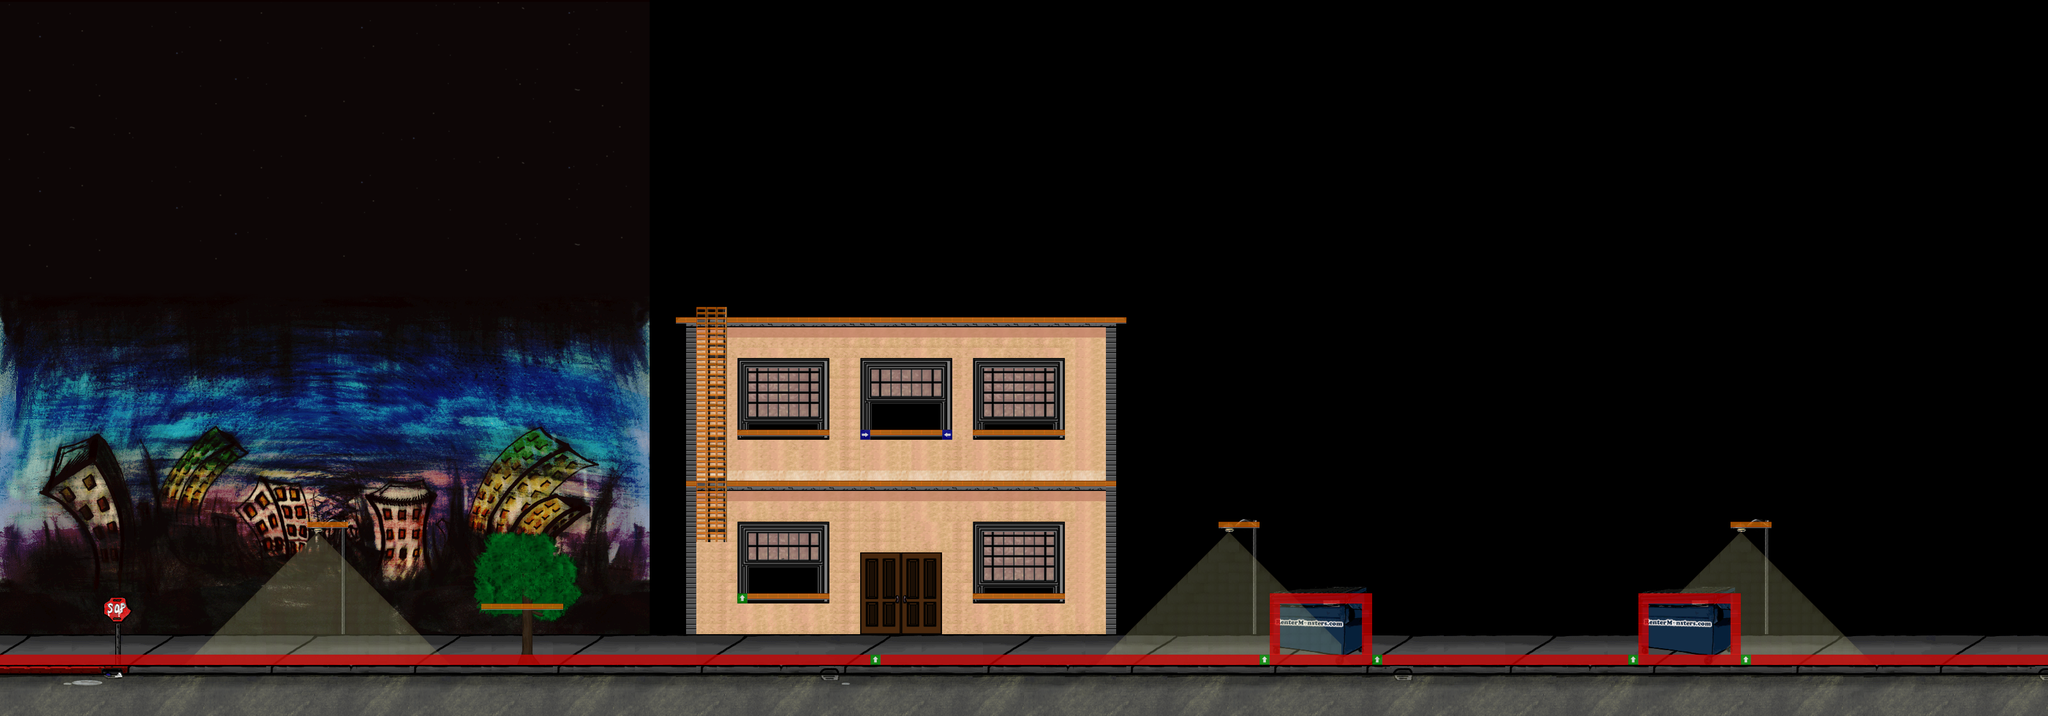

A 2D game scene composited from a Tiled map and its tileset images. What follows is a short description and the map's XML, with each tile layer's data collapsed to a summary:
An orthogonal 200x70 tile map with 16x16 px tiles, 10 tile layers (background_street, background_layer, background_detail_bottom, background_textures, ...), 5 tilesets, 1 image layer and 36 objects (18x EnemyEntity_zombie, 6x Collectible_01_Entity, 6x EnemyEntity_mummy, mainPlayer, Collectible_02_Entity, ...).

<map version="1.0" orientation="orthogonal" width="200" height="70" tilewidth="16" tileheight="16">
 <properties>
  <property name="background_color" value="#000000" />
 </properties>
 <tileset firstgid="1" name="metatiles" tilewidth="16" tileheight="16">
  <image source="../../tilesets/metatiles.png" width="128" height="16" />
  <tile id="0">
   <properties>
    <property name="type" value="solid" />
   </properties>
  </tile>
  <tile id="1">
   <properties>
    <property name="type" value="platform" />
   </properties>
  </tile>
  <tile id="2">
   <properties>
    <property name="type" value="lslope" />
   </properties>
  </tile>
  <tile id="3">
   <properties>
    <property name="type" value="rslope" />
   </properties>
  </tile>
  <tile id="4">
   <properties>
    <property name="type" value="ladder" />
   </properties>
  </tile>
  <tile id="5">
   <properties>
    <property name="action" value="jump" />
    <property name="type" value="platform" />
   </properties>
  </tile>
  <tile id="6">
   <properties>
    <property name="action" value="turnaround_right" />
    <property name="type" value="platform" />
   </properties>
  </tile>
  <tile id="7">
   <properties>
    <property name="action" value="turnaround_left" />
    <property name="type" value="platform" />
   </properties>
  </tile>
 </tileset>
 <tileset firstgid="9" name="forest_world_tileset" tilewidth="16" tileheight="16">
  <image source="../../tilesets/forest_world_tileset.png" width="960" height="480" />
 </tileset>
 <tileset firstgid="1809" name="city_objects" tilewidth="16" tileheight="16">
  <image source="../../tilesets/city_objects.png" width="960" height="480" />
 </tileset>
 <tileset firstgid="3609" name="colors_n_textures" tilewidth="16" tileheight="16">
  <image source="../../tilesets/colors_n_textures.png" width="640" height="192" />
 </tileset>
 <tileset firstgid="4089" name="windows_n_doors_tileset" tilewidth="16" tileheight="16">
  <image source="../../tilesets/windows_n_doors_tileset.png" width="640" height="512" />
 </tileset>
 <imagelayer name="parallax_background" width="200" height="70">
  <image source="../../backgrounds/city_world_background.png" />
  <properties>
   <property name="preRender" value="true" />
  </properties>
 </imagelayer>
 <layer name="background_street" width="200" height="70">
  <properties>
   <property name="preRender" value="true" />
  </properties>
  <data>[14000 cells, 955 non-empty, 29 distinct tile ids]</data>
 </layer>
 <layer name="background_layer" width="200" height="70">
  <properties>
   <property name="preRender" value="true" />
  </properties>
  <data>[14000 cells, 1922 non-empty, 116 distinct tile ids]</data>
 </layer>
 <layer name="background_detail_bottom" width="200" height="70">
  <properties>
   <property name="preRender" value="true" />
  </properties>
  <data>[14000 cells, 429 non-empty, 153 distinct tile ids]</data>
 </layer>
 <layer name="background_textures" width="200" height="70" opacity="0.68">
  <properties>
   <property name="preRender" value="true" />
  </properties>
  <data>[14000 cells, 267 non-empty, 18 distinct tile ids]</data>
 </layer>
 <layer name="background_detail_top" width="200" height="70">
  <properties>
   <property name="preRender" value="true" />
  </properties>
  <data>[14000 cells, 404 non-empty, 46 distinct tile ids]</data>
 </layer>
 <layer name="background_tipytop" width="200" height="70">
  <properties>
   <property name="preRender" value="true" />
  </properties>
  <data>[14000 cells, 171 non-empty, 13 distinct tile ids]</data>
 </layer>
 <objectgroup name="objects" width="200" height="70">
  <object name="mainPlayer" x="18" y="978" width="36" height="39" />
  <object x="231" y="964" width="1" />
  <object name="Collectible_01_Entity" x="1393" y="954" width="25" height="23" />
  <object name="Collectible_02_Entity" x="2407" y="772" width="25" height="23">
   <properties>
    <property name="id" value="1" />
   </properties>
  </object>
  <object name="Collectible_01_Entity" x="1599" y="862" width="25" height="23" />
  <object name="Collectible_01_Entity" x="1925" y="749" width="25" height="23" />
  <object name="Collectible_01_Entity" x="2349" y="968" width="25" height="23" />
  <object name="neon_sign" x="3078" y="901" width="100" height="46" />
 </objectgroup>
 <objectgroup name="zombies" width="200" height="70">
  <object name="EnemyEntity_zombie" x="1599" y="978" width="39" height="32" />
  <object name="EnemyEntity_zombie" x="1587" y="977" width="39" height="32" />
  <object name="EnemyEntity_zombie" x="1612" y="975" width="39" height="32" />
  <object name="EnemyEntity_zombie" x="1630" y="974" width="39" height="32" />
  <object name="EnemyEntity_zombie" x="1647" y="982" width="39" height="32" />
  <object name="EnemyEntity_zombie" x="1666" y="978" width="39" height="32" />
  <object name="EnemyEntity_zombie" x="1685" y="979" width="39" height="32" />
  <object name="EnemyEntity_zombie" x="1575" y="981" width="39" height="32" />
  <object name="EnemyEntity_zombie" x="1591" y="978" width="39" height="32" />
  <object name="EnemyEntity_zombie" x="1578" y="980" width="39" height="32" />
  <object name="EnemyEntity_zombie" x="1559" y="980" width="39" height="32" />
  <object name="EnemyEntity_zombie" x="1611" y="982" width="39" height="32" />
  <object name="EnemyEntity_zombie" x="1592" y="982" width="39" height="32" />
  <object name="EnemyEntity_zombie" x="1624" y="980" width="39" height="32" />
  <object name="EnemyEntity_zombie" x="1648" y="983" width="39" height="32" />
  <object name="EnemyEntity_zombie" x="1675" y="982" width="39" height="32" />
  <object name="EnemyEntity_zombie" x="1685" y="977" width="39" height="32" />
  <object name="EnemyEntity_zombie" x="1660" y="979" width="39" height="32" />
 </objectgroup>
 <objectgroup name="mummies" width="200" height="70">
  <object name="EnemyEntity_mummy" x="776" y="950" width="77" height="65" />
  <object name="EnemyEntity_mummy" x="1577" y="947" width="77" height="65" />
  <object name="EnemyEntity_mummy" x="2498" y="948" width="77" height="65" />
  <object name="EnemyEntity_mummy" x="2448" y="946" width="77" height="65" />
  <object name="EnemyEntity_mummy" x="1628" y="948" width="77" height="65" />
  <object name="level_transitionObject" x="3134" y="974" width="41" height="37">
   <properties>
    <property name="fromLevel" value="city_level_02" />
    <property name="toLevel" value="city_level_05" />
   </properties>
  </object>
  <object name="EnemyEntity_mummy" x="1383" y="602" width="77" height="65" />
  <object name="Collectible_01_Entity" x="1612" y="596" width="25" height="23" />
  <object name="Collectible_01_Entity" x="1153" y="447" width="25" height="23" />
 </objectgroup>
 <layer name="foreground_layer_bottom" width="200" height="70">
  <properties>
   <property name="preRender" value="true" />
  </properties>
  <data>[14000 cells, 26 non-empty, 18 distinct tile ids]</data>
 </layer>
 <layer name="foreground_layer_middle" width="200" height="70">
  <properties>
   <property name="preRender" value="true" />
  </properties>
  <data>[14000 cells, 70 non-empty, 45 distinct tile ids]</data>
 </layer>
 <layer name="foreground_layer_transparency" width="200" height="70" opacity="0.24">
  <properties>
   <property name="preRender" value="true" />
  </properties>
  <data>[14000 cells, 1284 non-empty, 86 distinct tile ids]</data>
 </layer>
 <objectgroup name="tutorials" width="200" height="70">
  <object name="tutorial_obj" x="111" y="815" width="35" height="198">
   <properties>
    <property name="tutorial_id" value="05" />
   </properties>
  </object>
 </objectgroup>
 <layer name="collision" width="200" height="70">
  <data>[14000 cells, 454 non-empty, 6 distinct tile ids]</data>
 </layer>
</map>
